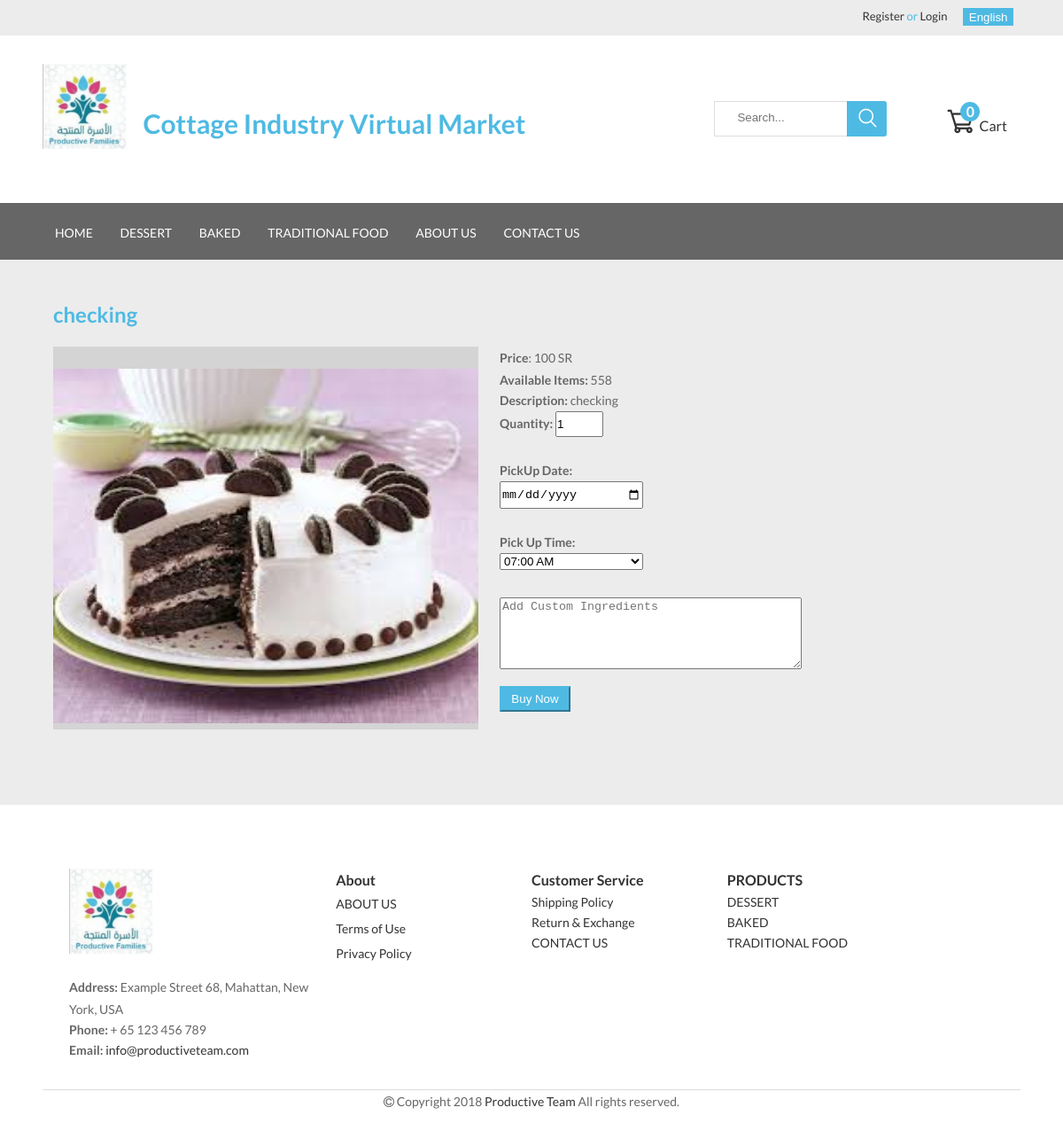
The page /product_detail.php?prodId=9 on the database its author committed.
### tables this page shows
CREATE TABLE `products` (
  `id` int(11) NOT NULL,
  `name` varchar(50) DEFAULT NULL,
  `name_ar` varchar(50) NOT NULL,
  `description` varchar(500) DEFAULT NULL,
  `description_ar` varchar(500) NOT NULL,
  `price` int(11) DEFAULT NULL,
  `image` varchar(50) DEFAULT NULL,
  `date_added` datetime NOT NULL,
  `stock_id` int(11) DEFAULT NULL,
  `product_type_id` int(11) DEFAULT NULL,
  `added_by` int(11) NOT NULL
);

CREATE TABLE `stock` (
  `id` int(11) NOT NULL,
  `quantity` int(11) DEFAULT NULL
);

### product_detail.php (the view, shortened to what this page needs)
<?php   include 'includes/config.php';
include 'header.php';
?>
<body>
    <div class="container3">
        <br>
        <?php
        if($pid = $_REQUEST['prodId']) {
            $query = "select * from products where id =" . $pid;
            $result1 = mysqli_query($con, $query);
            $row = $result1->fetch_array();
            $query1 = "select * from stock where id = " . $row['stock_id'];
            $result2 = mysqli_query($con, $query1);
            $row1 = $result2->fetch_array();
        }
        ?>
        <div id="midBox">
            <div id="tSec"><h2><?php if($_SESSION['lang'] == 'arabic'){ echo $row['name_ar']; }else{ echo $row['name']; }?></h2></div>
            <div id="picBox">
                <br>
                <img src="assets/uploads/<?php echo $row['image'];?>" width="100%" height="400px"/>
                <br>
            </div>
            <div id="desBox">
                    <form method="post" action="product_detail.php?action=add&pId=<?php echo $pid ?>">
                        <span id="prTxt"><b><?php echo $lang['price']; ?></b>: <?php echo $row['price']. ' ' . $lang['currency'];?></span><br>
                        <span><b><?php echo $lang['availability']; ?>:</b> <?php echo $row1['quantity'];?></span>
                        <p><b><?php echo $lang['description']; ?>:</b> <?php if($_SESSION['lang'] == 'arabic'){ echo $row['description_ar']; }else{ echo $row['description']; }?></p>
                        <span><b><?php echo $lang['quantity']; ?>:</b></span>
                        <input style="width:10% !important;" type="number" name="quantity" value="1" size="2" min="1" max="<?php echo $row1['quantity']; ?>" /><br>
                        <br>
                        <span><b><?php echo $lang['pickup_date']; ?>:</b></span><br>
                        <input style="width:30%" type="date" name="pickUpDate" required/><br>
                        <br>
                        <span><b><?php echo $lang['pick_time']; ?>:</b></span><br>
                        <select id="timeSlot" name="timeSlot">
                            <option>07:00 AM</option>
                        </select><br>
                        <br>
                        <textarea name="custom_ingredients" id="cs_ingred" value="" placeholder="<?php echo $lang['add_cust']; ?>" rows="5" cols="40"></textarea><br><br><br><br>
                        <input type="submit" name="addCart" id="addCr" value="<?php echo $lang['add_to_cart']; ?>"/>
                        <br>
                    </form>
            </div>
        </div>
        <div id="btBox">
            <br>
        </div>
    </div>
</body>
<?php	include("footer.php"); ?>

### assets/css/style.css (style rules this page uses)
* { box-sizing: border-box; }
html { overflow-x: hidden; }
body { font-family: "Lato", sans-serif; font-size: 14px; line-height: 25px; color: #666666; width: 100%; margin: 0 auto; overflow-x: hidden; background-color: #f2f2f2; }
p { margin-top: -2px; margin-bottom: 0px; }
.h1, .h2, .h3, .h4, .h5, .h6, h1, h2, h3, h4, h5, h6 { color: #333; margin-bottom: 0; margin-top: 0; font-family: "Lato", sans-serif; font-weight: 600; }
h2 { font-size: 24px; }
img { max-width: 100%; }
#cs_ingred { float: left !important; }
.container3 { background-color: #ececec; overflow: hidden; }
#picBox { background-color: #d4d4d4; width: 40%; margin: 5%; margin-top: 2%; margin-right: 2% !important; float: left; }
#desBox { width: 45%; margin-right: 2%; margin-top: 2%; float: left; }
#midBox { display: block; overflow: hidden; }
#tSec { width: 85%; margin-top: 2%; margin-left: 5%; }
h2 { color: #4ebae3; }
#desBox input { width: 80px; padding: 5px 0px; }
#addCr { padding: 10px 200px; background-color: #4ebae3; border-color: #4ebae3; color: white; }
#addForm input[type="text"],input[type="email"],input[type="password"],input[type="number"],#addForm input[type="number"],#addForm textarea,#addForm select { width: 55% !important; }
.secBox input,select,textarea { float: right; }
#timeSlot { width:30%; float: left; }

### rows shown on the page
products: name "checking", image (picture), price "100", description "checking"
stock: quantity "558"

### other values the page prints
$lang['register'] "Register"
$lang['login'] "Login"
$lang['webname'] "Cottage Industry Virtual Market"
$lang['cart'] "Cart"
$total_quantity "0"
$lang['home'] "HOME"
$lang['dessert'] "DESSERT"
$lang['baked'] "BAKED"
$lang['tr_food'] "TRADITIONAL FOOD"
$lang['about_us'] "ABOUT US"
$lang['contact_us'] "CONTACT US"
$lang['price'] "Price"
$lang['currency'] "SR"
$lang['availability'] "Available Items"
$lang['description'] "Description"
